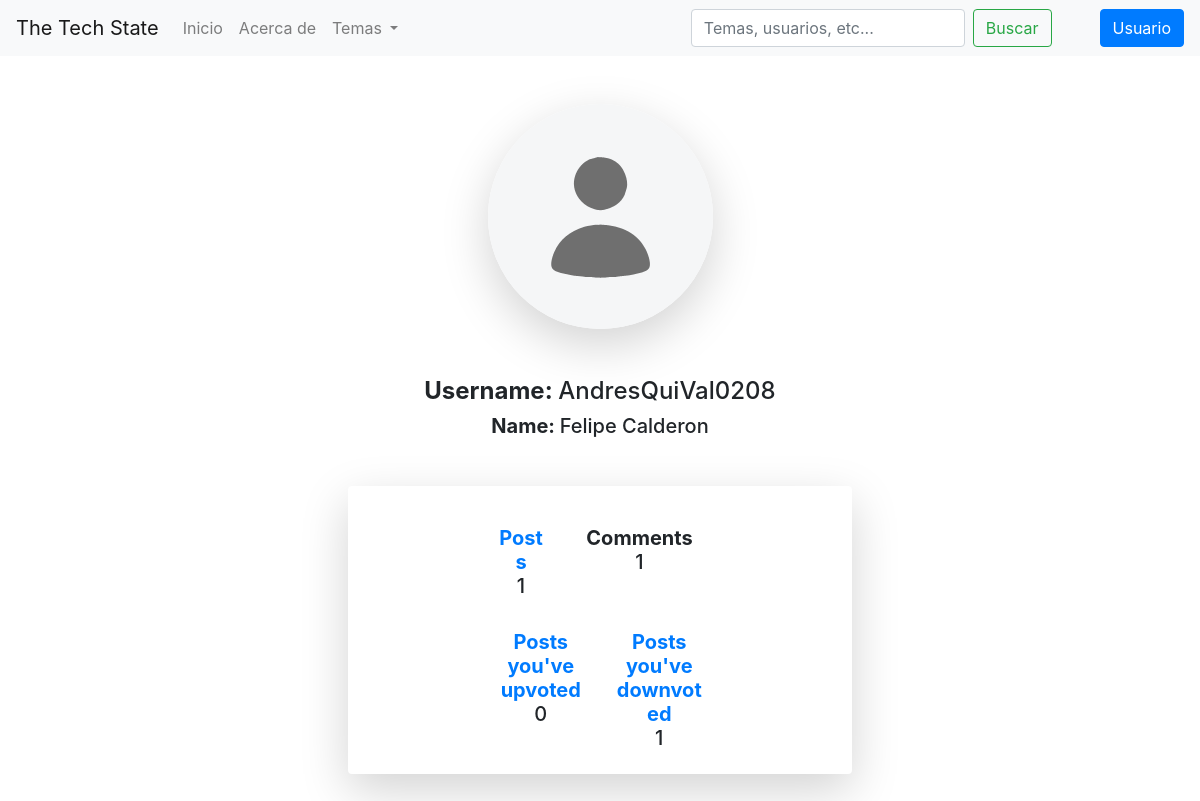
/users/AndresQuiVal0208/, run on an earlier commit of the app's database.
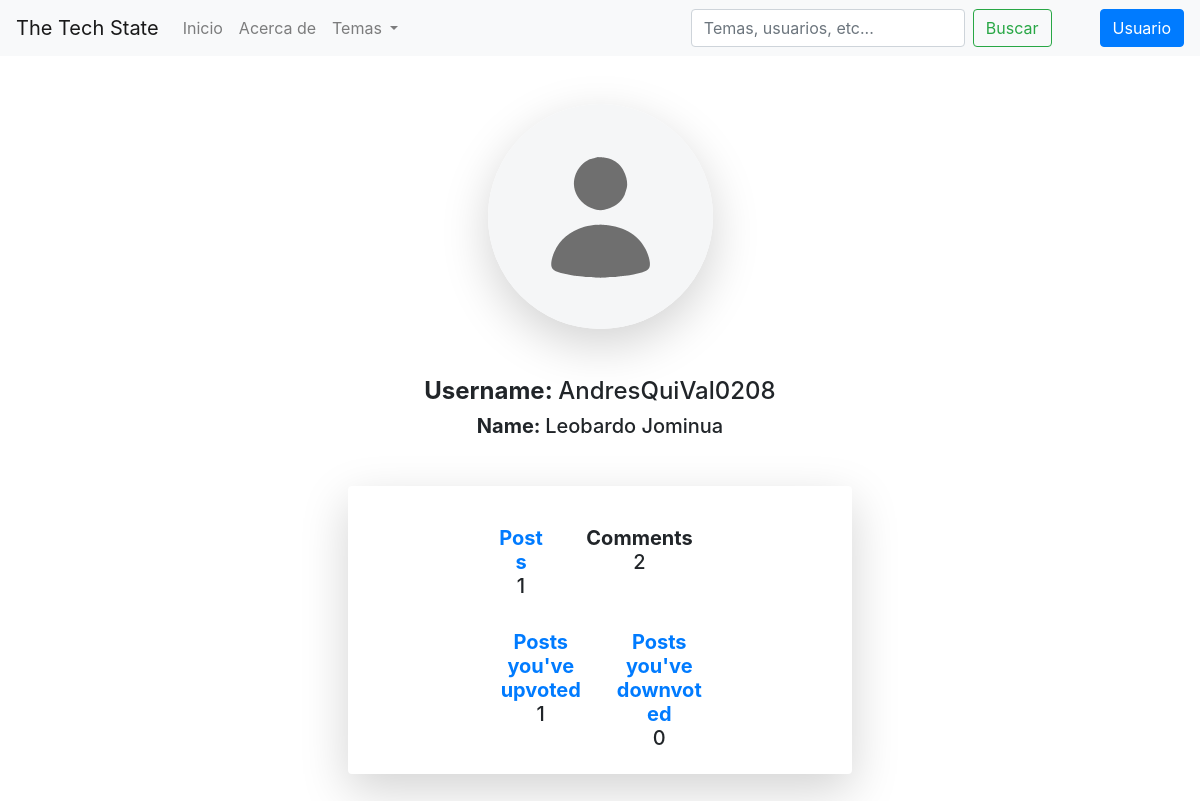
And on a later commit of the database.
### users/models.py (models this page shows)
class User(models.Model):
    user_id = models.AutoField(primary_key=True)
    first_name = models.CharField(max_length=50)
    last_name = models.CharField(max_length=100)
    username = models.CharField(max_length=50, unique=True)
    profile_img = models.CharField(max_length=150) # image will be the profile discord user image
    def get_full_name(self):
        return f'{str(self.first_name)} {str(self.last_name)}'

### blog/models.py (models this page shows, shortened)
class Post(models.Model):
    class Meta:
        unique_together = (('post_id', 'user'),)
    post_id = models.AutoField(primary_key=True)
    user = models.ForeignKey(User, on_delete=models.CASCADE)
    section = models.PositiveIntegerField(
        choices=(
            (1, "Codigo"),
            (2, "Diseño"),
            (3, "Blockchain"),
            (4, "Emprendimiento")
        ))
    title = models.CharField(max_length=100)
    content = models.TextField(max_length=1000)
    datetime = models.DateTimeField()
    votes = models.ManyToManyField(User, related_name="voted_posts",
                                         through='Vote')
    votes_ins = None
    class Votes:
        """
        Refers to the Votes related to the post
        """

class Comment(models.Model):
    class Meta:
        unique_together = (('comment_id', 'post', 'user'),)
    comment_id = models.AutoField(primary_key=True)
    post = models.ForeignKey(Post, on_delete=models.CASCADE)
    user = models.ForeignKey(User, on_delete=models.CASCADE)
    content = models.TextField()
    datetime = models.DateTimeField()
    upvotes = models.IntegerField(default=0, blank=True)
    downvotes = models.IntegerField(default=0, blank=True)
    comment_replied = models.ForeignKey("self", on_delete=models.CASCADE,
                                        blank=True, null=True, related_name="replies")

### users/views.py (the view)
    def wrapper(*args, **kwargs):
        username = kwargs.get('username', None)
        if not username:
            return HttpResponseBadRequest("No username was provided")
        user_helper = UserHelper()
        not_new = user_helper.has_set_initial_user_info(username)
        if not_new == None: # user does not exist in database
            return Http404(f"User with {username} username does not exist")
        if not_new:
            return func(*args, **kwargs)
        return redirect(reverse('users:getting-started', args=(username,)))

### blog/models.py (called while the page is built)
    def _get_votes_by_upvoted(self, is_upvoted):
        return super().select_related('user').filter(is_upvoted=is_upvoted)

    @property
    def number_upvotes(self):
        return len(self.upvoted_posts)

    @property
    def number_downvotes(self):
        return len(self.downvoted_posts)

    @property
    def upvoted_posts(self):
        return self._get_votes_by_upvoted(True)

    @property
    def downvoted_posts(self):
        return self._get_votes_by_upvoted(False)

### users/helpers.py (called while the page is built, shortened)
    def is_logged_in(self, request):
        if not request:
            raise ValueError('No "request" was passed trough')
        if not request.session.has_key('access_token'):
            return False

    def is_logged_in_and_owner(self, request, username):
        user_obj = self.is_logged_in(request)
        if not user_obj:
            return False
        discord_model = UserDiscordModel.create_user_discord_model(user_obj)
        return discord_model.complete_username == username

    def exists_in_db(self, username):
        if not username:
            raise ValueError("Not 'username' parameter was provided")
        try:
            user = User.objects.get(username=username)
        except User.DoesNotExist:
            return False
        else:
            return user

    def has_set_initial_user_info(self, username):
        if not username:
            raise ValueError("Not 'username' parameter was provided")
        user = self.exists_in_db(username)
        if not user:
            return None
        return user.first_name != '' and user.last_name != ''

### users/views.py (called while the page is built)
def validate_if_new_user(func): # decorator
    def wrapper(*args, **kwargs):
        username = kwargs.get('username', None)
        if not username:
            return HttpResponseBadRequest("No username was provided")
        user_helper = UserHelper()
        not_new = user_helper.has_set_initial_user_info(username)
        if not_new == None: # user does not exist in database
            return Http404(f"User with {username} username does not exist")
        if not_new:
            return func(*args, **kwargs)
        return redirect(reverse('users:getting-started', args=(username,)))
    return wrapper

### users/templates/users/user.html (shortened to what this page needs)
{% extends 'base.html' %}
{% load static %}
{% block body %}
<div class="text-center p-5">
    <img class="rounded-circle shadow-lg" src="{{ user.profile_img }}">
    <div class="m-5">
        <h4>
            <b>Username: </b>{{ user.username }}
        </h4>
        <h5>
            <b>Name: </b>{{ user.get_full_name }}
        </h5>
        <br>
        <div class="container">
            <div class="row">
                <div class="col-md-3"></div>
                <div class="col-md-6 card shadow-lg rounded-2 border-0 pt-3 pb-3 mt-3 mb-3">
                    <div class="container">
                        <br>
                        <div class="row">
                            <div class="col-md-3"></div>
                            <div class="col-md-2">
                                <h5>
                                    <a href="posts/"><b>Posts </b></a>
                                    <br>
                                    {{ user.post_set.get_queryset|length }}
                                </h5>
                            </div>
                            <div class="col-md-4">
                                <h5>
                                    <b>Comments </b>
                                    <br>
                                    {{ user.comment_set.get_queryset|length }}
                                </h5>
                            </div>
                            <div class="col-md-3"></div>
                        </div>
                        <br>
                        <div class="row">
                            <div class="col-md-3"></div>
                            <div class="col-md-3">
                                <h5>
                                    <a href="{% url 'users:posts' user.username %}?filter=upvoted"><b>Posts you've upvoted </b></a>
                                    <br>
                                    {{ user.vote_set.number_upvotes }}
                                </h5>
                            </div>
                            <div class="col-md-3">
                                <h5>
                                    <a href="{% url 'users:posts' user.username %}?filter=downvoted"><b>Posts you've downvoted </b></a>
                                    <br>
                                    {{ user.vote_set.number_downvotes }}
                                </h5>
                            </div>
                            <div class="col-md-3"></div>
                        </div>
                    </div>
                </div>
                <div class="col-md-3"></div>
            </div>
        </div>
    </div>
</div>
{% endblock %}

### templates/thetechstate_web/base.html (shortened to what this page needs)
<!DOCTYPE html>
{% load static %}
<html>
  <head>
      {% load bootstrap4 %}
      {% bootstrap_css %}
        <link rel="stylesheet" href="{% static 'css/styles.css' %}">
    </head>
    <body>
        <header>
            <nav class="navbar navbar-expand-lg navbar-light bg-light">
                <a class="navbar-brand" href="/">The Tech State</a>
                <div class="collapse navbar-collapse" id="navbarSupportedContent">
                  <ul class="navbar-nav mr-auto">
                    <li class="nav-item">
                      <a class="nav-link" href="/">Inicio <span class="sr-only">(current)</span></a>
                    </li>
                    <li class="nav-item">
                      <a class="nav-link" href="{% url 'about-view' %}">Acerca de</a>
                    </li>
                    <li class="nav-item dropdown">
                      <a class="nav-link dropdown-toggle" href="#" id="navbarDropdown" role="button" data-toggle="dropdown" aria-haspopup="true" aria-expanded="false">
                        Temas
                      </a>
                    </li>
                  </ul>
                  <form class="form-inline my-2 my-lg-0">
                    <input class="form-control mr-sm-2" type="search" placeholder="Temas, usuarios, etc..." aria-label="Search">
                    <button class="btn btn-outline-success my-2 my-sm-0" type="submit">Buscar</button>
                  </form>
                  <br>
                  <div>
                    <button class="ml-5 btn-primary btn" id='user-btn' onclick="window.location.href='/users/login'">
                      Usuario
                    </button>
                  </div>
                </div>
              </nav>
        </header>
        <main>
            {% block body %}
            {% endblock %}
        </main>
    </body>
</html>

What changed in the data, as far as the page shows it:
no longer on this page (row edited): User: profile_img (placeholder picture), username "AndresQuiVal0208", get_full_name "Felipe Calderon", post_set.get_queryset|length "1", comment_set.get_queryset|length "1", vote_set.number_upvotes "0", vote_set.number_downvotes "1"
now on this page (row edited): User: profile_img (placeholder picture), username "AndresQuiVal0208", get_full_name "Leobardo Jominua", post_set.get_queryset|length "1", comment_set.get_queryset|length "2", vote_set.number_upvotes "1", vote_set.number_downvotes "0"
